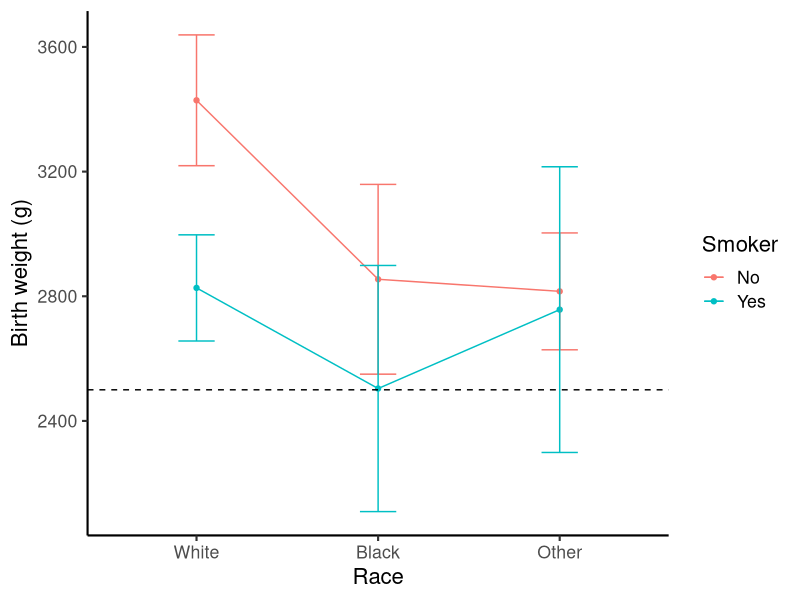
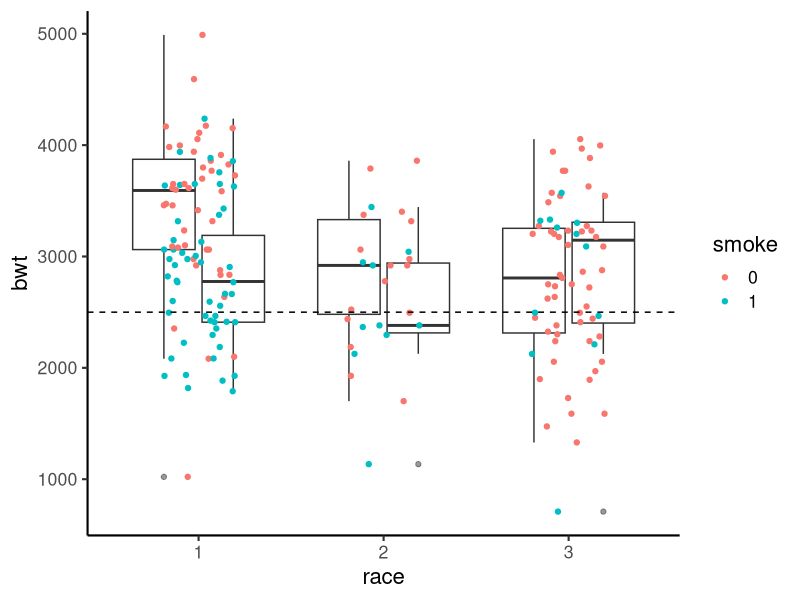
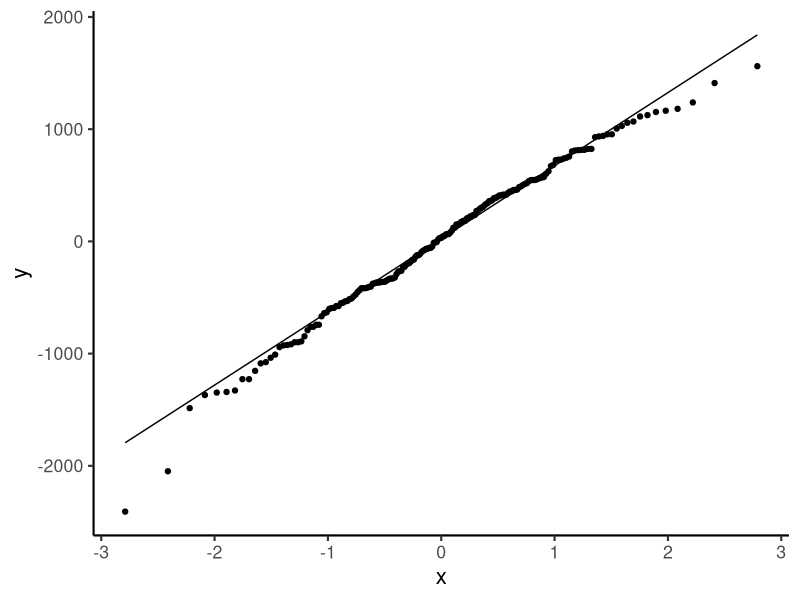
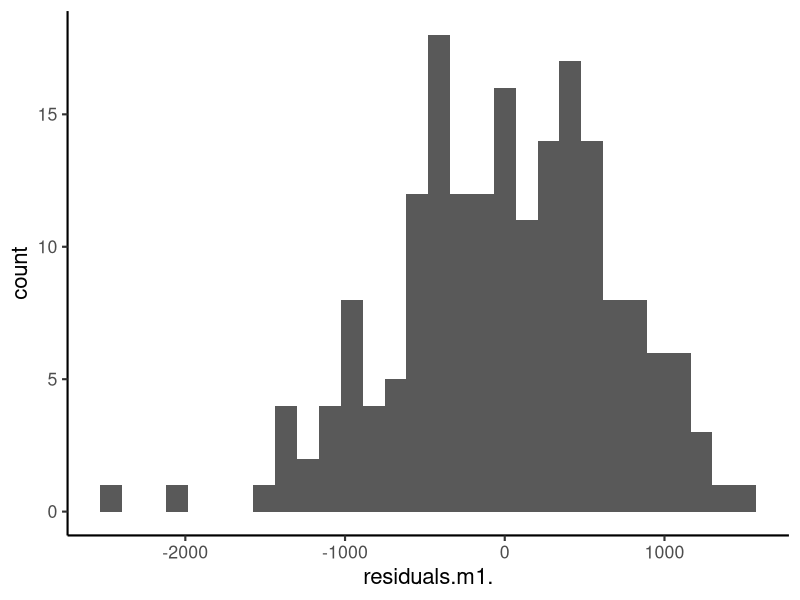
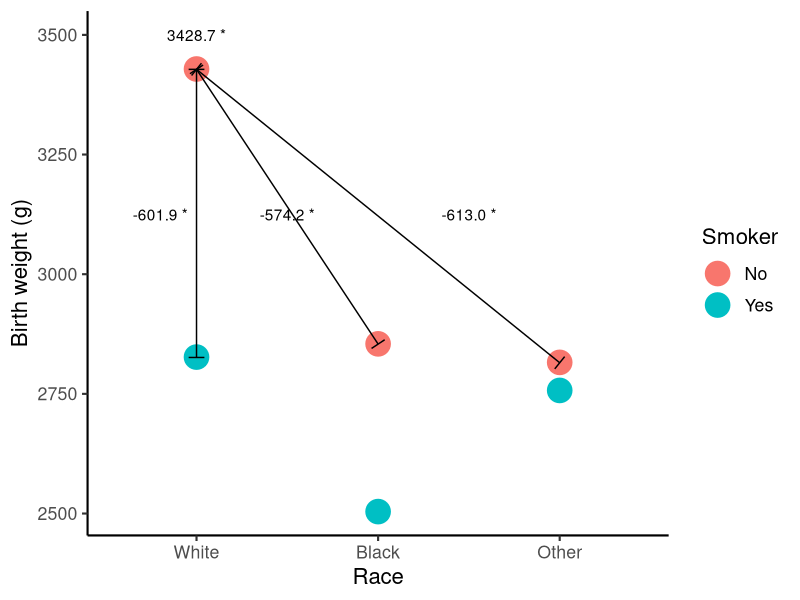
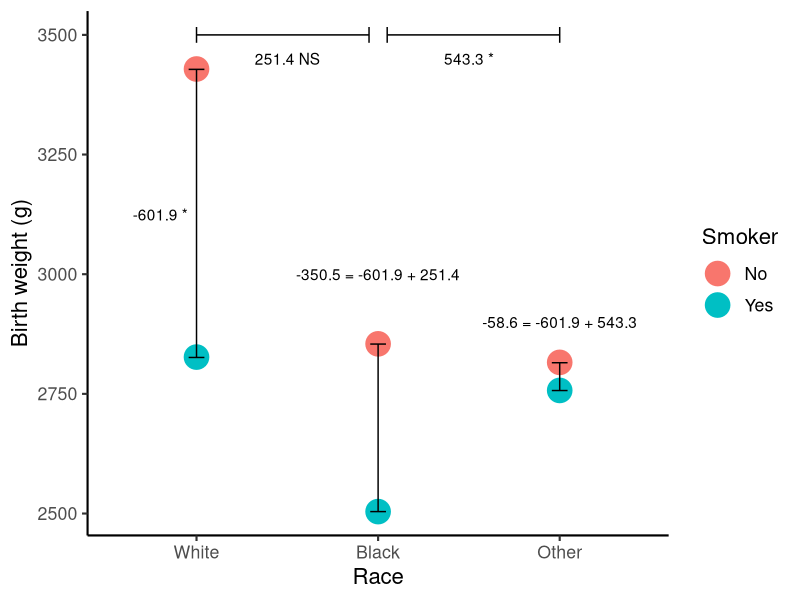

R code for these plots, in order:
## ---- chunk 1
#| label: setup
library(tidyverse)
library(kableExtra)
set.seed(12345)
theme_set(theme_classic(base_size = 16))
## ---- chunk 2
library(MASS)
data(birthwt)
birthwt <- birthwt %>%
  mutate(race = as.factor(race),
         smoke = as.factor(smoke))
head(birthwt)
## ---- chunk 3
bwt_sum <- birthwt %>% 
  group_by(race, smoke) %>%
  summarize(nbwt = length(bwt),
            meanbwt = mean(bwt),
            sdbwt = sd(bwt))
kable(bwt_sum)  
## ---- chunk 4
ggplot(data = bwt_sum, 
       aes(x = race, 
           y = meanbwt, 
           group = smoke,
           color = smoke)) +
  geom_point() +
  geom_path(aes(group = smoke)) +
  geom_errorbar(aes(ymin = meanbwt - 1.96*sdbwt/sqrt(nbwt), 
                    ymax = meanbwt + 1.96*sdbwt/sqrt(nbwt)), 
                width = 0.2) +
  labs(x = "Race", 
       y = "Birth weight (g)") +
  scale_x_discrete(labels=c("1" = "White", 
                            "2" = "Black",
                            "3" = "Other")) +
  scale_color_discrete(name = "Smoker", 
                       labels = c("No", "Yes")) +
  geom_hline(yintercept = 2500, linetype = "dashed")
## ---- chunk 5
#| code-fold: true
ggplot(data = birthwt,
       aes(x = race, 
           y = bwt, 
           group = interaction(race, smoke))) +
  geom_boxplot(alpha = 0.5) +
  geom_jitter(width = 0.2, aes(color = smoke)) +
  geom_hline(yintercept = 2500, linetype = "dashed")
## ---- chunk 6
#| code-fold: true
library(car)
leveneTest(bwt ~ race:smoke, data = birthwt)
## ---- chunk 7
m1 <- lm(bwt ~ race + smoke + race*smoke,
         contrasts=list(race = contr.sum, 
                        smoke = contr.sum),
         data = birthwt)

library(car)
Anova(m1, type = 3)
## ---- chunk 8
#| code-fold: true
m1resid <- data.frame(residuals(m1))
ggplot(data = m1resid, 
       aes(sample = residuals.m1.)) +
  geom_qq() +
  geom_qq_line()
## ---- chunk 9
#| code-fold: true
m1resid <- data.frame(residuals(m1))
ggplot(data = m1resid, 
       aes(x = residuals.m1.)) +
  geom_histogram()
## ---- chunk 10
#| code-fold: true
shapiro.test(resid(m1))
## ---- chunk 11
library(emmeans)
emmeans(m1, spec = trt.vs.ctrl ~ race, adjust = "none")
## ---- chunk 12
emmeans(m1, spec = trt.vs.ctrl ~ race, adjust = "bonf")
## ---- chunk 13
emmeans(m1, spec = trt.vs.ctrl ~ race, adjust = "fdr")
## ---- chunk 14
emmeans(m1, spec = pairwise ~ race, adjust = "none")
## ---- chunk 15
emmeans(m1, spec = pairwise ~ race*smoke, adjust = "none")
## ---- chunk 16
emmeans(m1, spec = pairwise ~ race*smoke, adjust = "bonf")
## ---- chunk 17
emmeans(m1, spec = trt.vs.ctrlk ~ race, adjust = "none")
## ---- chunk 18
emmeans(m1, spec = pairwise ~ smoke, adjust = "none")
## ---- chunk 19
anova(m1)
## ---- chunk 20
library(car)
Anova(m1, type = 3)
## ---- chunk 21
m2 <- lm(bwt ~ smoke + race + race*smoke,
         contrasts=list(race = contr.sum, 
                        smoke = contr.sum),
         data = birthwt)
## ---- chunk 22
anova(m2)
## ---- chunk 23
library(car)
Anova(m2, type = 3)
## ---- chunk 24
birthwt <- birthwt %>%
  mutate(white = ifelse(race == 1, 1, 0),
         black = ifelse(race == 2, 1, 0),
         other = ifelse(race == 3, 1, 0))
kable(head(birthwt))
## ---- chunk 25
birthwt <- birthwt %>%
  mutate(smoker = ifelse(smoke == 1, 1, 0))
kable(head(birthwt))
## ---- chunk 26
m1_white <- lm(bwt ~ black + other + smoker + black*smoker + other*smoker,
               data = birthwt)
summary(m1_white)
## ---- chunk 27
library(grid)
ggplot(data = bwt_sum, 
       aes(x = race, 
           y = meanbwt, 
           group = smoke,
           color = smoke)) +
  geom_point(size = 8) +
  labs(x = "Race", 
       y = "Birth weight (g)") +
  scale_x_discrete(labels=c("1" = "White", 
                            "2" = "Black",
                            "3" = "Other")) +
  scale_color_discrete(name = "Smoker", 
                       labels = c("No", "Yes")) +
  annotate("text", x = 1, y = 3500, label = "3428.7 *") +
  annotate("segment", x = 1, xend = 2, y = 3428, yend = 2854,
           arrow = arrow(ends = "both", angle = 90, length = unit(.2,"cm"))) +
  annotate("text", x = 1.5, y = 3125, label = "-574.2 *") +
  annotate("segment", x = 1, xend = 3, y = 3428, yend = 2815,
           arrow = arrow(ends = "both", angle = 90, length = unit(.2,"cm"))) +
  annotate("text", x = 2.5, y = 3125, label = "-613.0 *") +
  annotate("segment", x = 1, xend = 1, y = 2826, yend = 3428,
           arrow = arrow(ends = "both", angle = 90, length = unit(.2,"cm"))) +
  annotate("text", x = .8, y = 3125, label = "-601.9 *")
## ---- chunk 28
library(grid)
ggplot(data = bwt_sum, 
       aes(x = race, 
           y = meanbwt, 
           group = smoke,
           color = smoke)) +
  geom_point(size = 8) +
  labs(x = "Race", 
       y = "Birth weight (g)") +
  scale_x_discrete(labels=c("1" = "White", 
                            "2" = "Black",
                            "3" = "Other")) +
  scale_color_discrete(name = "Smoker", 
                       labels = c("No", "Yes")) +
  annotate("segment", x = 1, xend = 1, y = 2826, yend = 3428,
           arrow = arrow(ends = "both", angle = 90, length = unit(.2,"cm"))) +
  annotate("text", x = .8, y = 3125, label = "-601.9 *") +
  
  annotate("segment", x = 2, xend = 2, y = 2854, yend = 2504,
           arrow = arrow(ends = "both", angle = 90, length = unit(.2,"cm"))) +
  annotate("text", x = 2, y = 3000, label = "-350.5 = -601.9 + 251.4") +
  
  annotate("segment", x = 3, xend = 3, y = 2815, yend = 2757,
           arrow = arrow(ends = "both", angle = 90, length = unit(.2,"cm"))) +
  annotate("text", x = 3, y = 2900, label = "-58.6 = -601.9 + 543.3") +
  
  annotate("segment", x = 1, xend = 1.95, y = 3500, yend = 3500,
           arrow = arrow(ends = "both", angle = 90, length = unit(.2,"cm"))) +
  annotate("text", x = 1.5, y = 3450, label = "251.4 NS") +
  
  annotate("segment", x = 2.05, xend = 3, y = 3500, yend = 3500,
           arrow = arrow(ends = "both", angle = 90, length = unit(.2,"cm"))) +
  annotate("text", x = 2.5, y = 3450, label = "543.3 *")
## ---- chunk 29
m1_black <- lm(bwt ~ white + other + smoker + white*smoker + other*smoker,
               data = birthwt)
summary(m1_black)
